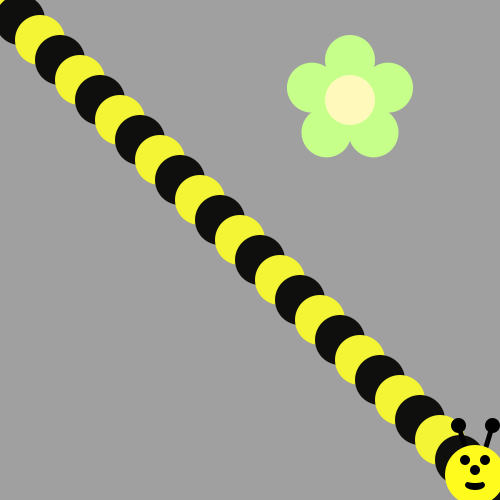
Frame 1 (no input)
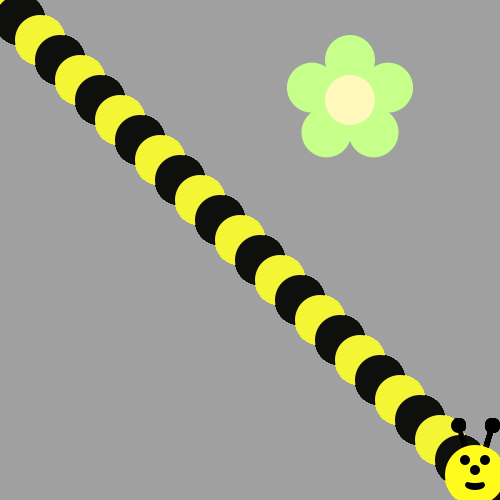
Frame 60 (the mouse pressed at the canvas centre just before this capture)
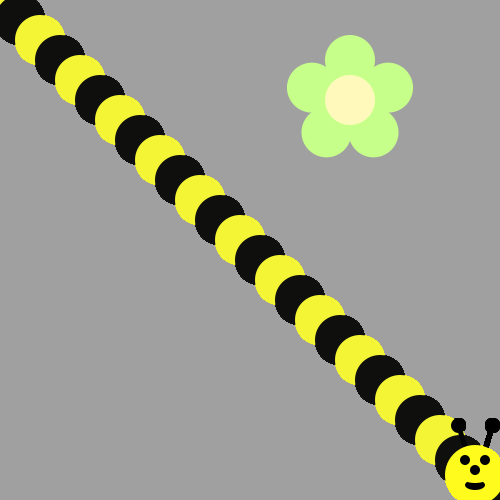
Frame 120 (the mouse held since frame 60 and released just before this capture)

The Processing sketch that drew these frames (run headless with seeded random() and noise(); from frame 60 on, the mouse is pressed at the canvas centre):

// Processing sketch: bumble_bee
// ── bumble_bee.pde
void draw() {
/*Use a loop to make a body for the Bee!
Then put his head on using drawBeeFace(x,y)
Use Modulo to make the colors alternate 
*/


for(int i = 0; i<=30;i++){
 
  if (i%2==0){
    fill(#F4F534);
  }
  else{
    fill(#0F0F0D);}
  ellipse(i*20,i*20,50,50);
}
drawBeeFace(475,475);

}

void drawFlower(int x, int y) {
     noStroke();
     translate(x, y);
     // draw 5 petals, rotating after each one
     fill(#c6ff89);      // green
      for (int i = 0; i < 5; i++) {
           ellipse(0, -40, 50, 50);
          rotate(radians(72));
     }
     fill(#fff9bb); // light yellow
     ellipse(0, 0, 50, 50);
} 
void drawBeeFace(int BeeFaceX, int BeeFaceY) {
     noStroke();
     fill(0, 0, 0);
     stroke(1);
     strokeWeight(5);
     line(BeeFaceX-10, BeeFaceY-27, BeeFaceX-17, BeeFaceY-50);
     line(BeeFaceX+10, BeeFaceY-27, BeeFaceX+17, BeeFaceY-50);
     ellipse(BeeFaceX-17, BeeFaceY-50, 10, 10);
     ellipse(BeeFaceX+17, BeeFaceY-50, 10, 10);
     noStroke();
     fill(255, 251, 28);
     ellipse(BeeFaceX, BeeFaceY, 60, 60); // face
     fill(255, 237, 209);
     fill(0,0,0);
      ellipse(BeeFaceX-10, BeeFaceY-15, 10, 10); // eyes
     ellipse(BeeFaceX+10, BeeFaceY-15, 10, 10);
      ellipse(BeeFaceX, BeeFaceY-5, 10, 10); // nose
      ellipse(BeeFaceX, BeeFaceY+10, 20, 10);// mouth
     fill(255, 251, 28);
     ellipse(BeeFaceX, BeeFaceY+5, 20, 6);
}

void setup() {
     ellipseMode(CENTER);
     size(500, 500);
     background(160, 160, 160);
      drawFlower(350, 100);
}
